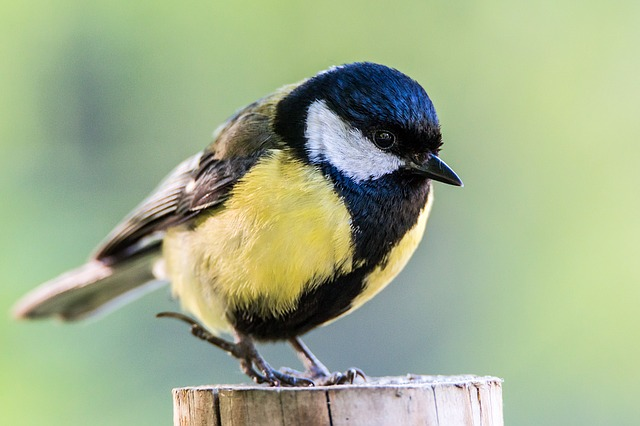
#> input picture Vision/Parcial 2/Practica 7 Transformaciones en imagenes/ave.jpg, 640 x 426 px, given in place of the camera
$ python Operaciones_logicas.py
#> lines starting #> are read from the running program, lines starting #| are printed output that depends on the picture; after the words box and inside, x2 and y2 are one past the last pixel; in counts of white or black regions, pixels touching at a corner belong together
# -*- coding: utf-8 -*-
"""
Created on Mon Apr 27 22:49:51 2024

@author: Usuario
"""

import cv2
import numpy as np

img1 = np.zeros((400,600), dtype=np.uint8)
img1[100:300,200:400] = 255
img2 = np.zeros((400,600), dtype=np.uint8)
img2 = cv2.circle(img2,(300,200),125,(255),-1)

captura = cv2.VideoCapture(0)
mask = np.zeros((480,640),dtype=np.uint8)
mask = cv2.circle(mask,(320,240),125,(255),-1)
#mask=cv2.bitwise_not(mask)
cv2.imshow('mask',mask)
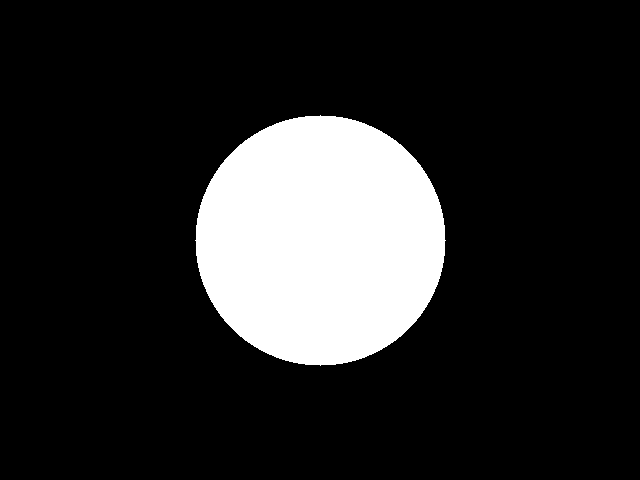
#> window 'mask': shape (480, 640); 16% white; 1 white region, box (x1, y1, x2, y2) and area: (195, 115, 446, 366) 49077

AND = cv2.bitwise_and(img1,img2)
cv2.imshow('AND', AND)
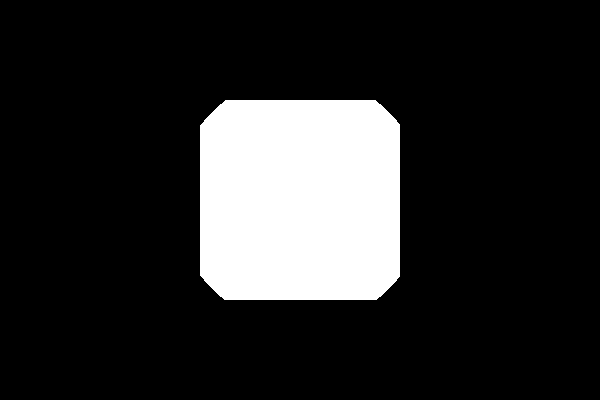
#> window 'AND': shape (400, 600); 16.2% white; 1 white region, box (x1, y1, x2, y2) and area: (200, 100, 400, 300) 38867

NOT = cv2.bitwise_not(img1)
cv2.imshow('NOT', NOT)
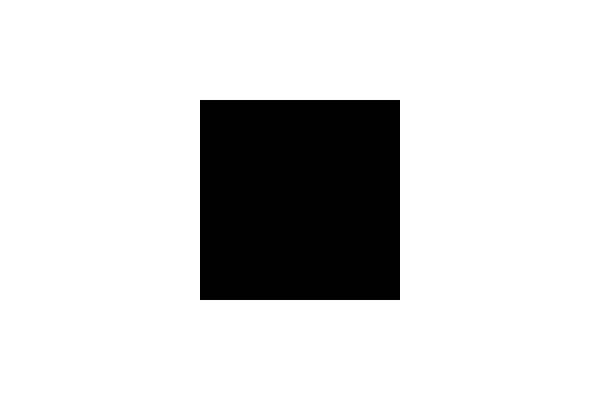
#> window 'NOT': shape (400, 600); 83.3% white; 1 black region, box (x1, y1, x2, y2) and area: (200, 100, 400, 300) 40000

OR = cv2.bitwise_or(img1,img2)
cv2.imshow('OR', OR)
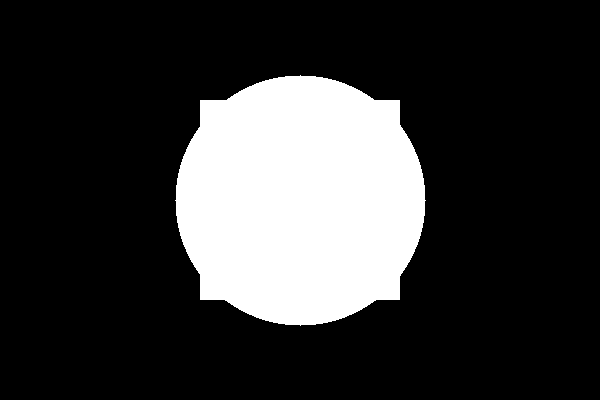
#> window 'OR': shape (400, 600); 20.9% white; 1 white region, box (x1, y1, x2, y2) and area: (175, 75, 426, 326) 50210

XOR = cv2.bitwise_xor(img1,img2)
cv2.imshow('XOR', XOR)
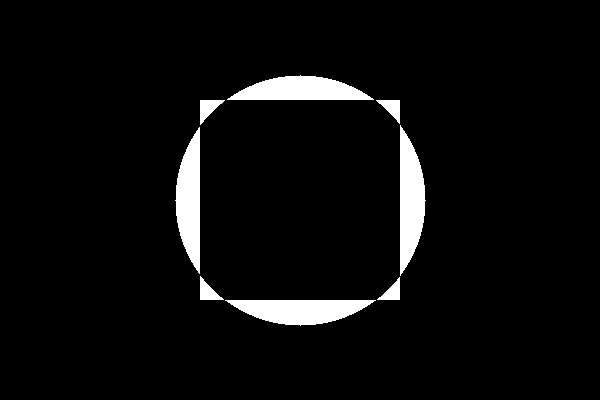
#> window 'XOR': shape (400, 600); 4.7% white; 8 white regions, largest, box (x1, y1, x2, y2) and area: (400, 125, 426, 276) 2628, (225, 300, 376, 326) 2628, (227, 75, 374, 100) 2477

cv2.waitKey(0)
cv2.destroyAllWindows()

while (captura.isOpened()):
  ret,frame = captura.read()
#> frame is the input picture: shape (426, 640, 3); mean B, G, R 139.9, 174.4, 159.9

  if ret == True:
#> (the run stopped early here; a loop or call above may not have finished)
